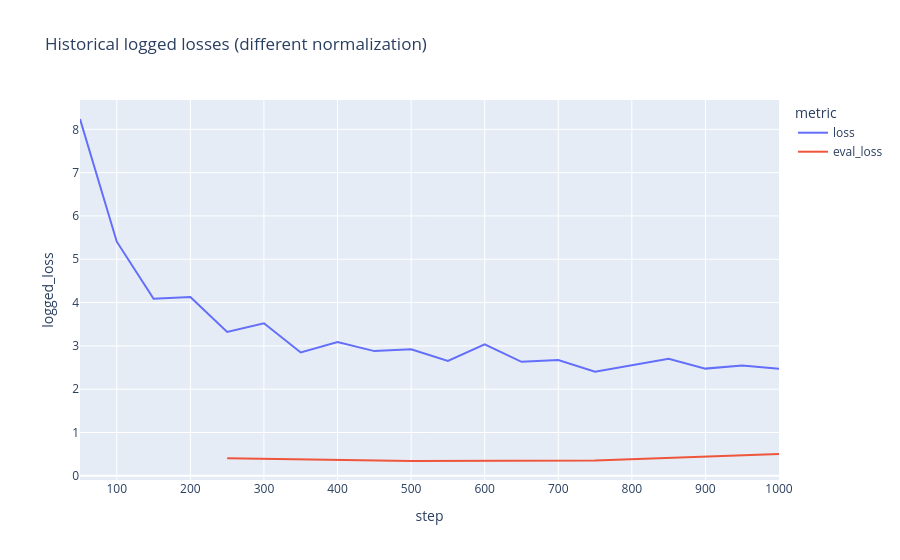
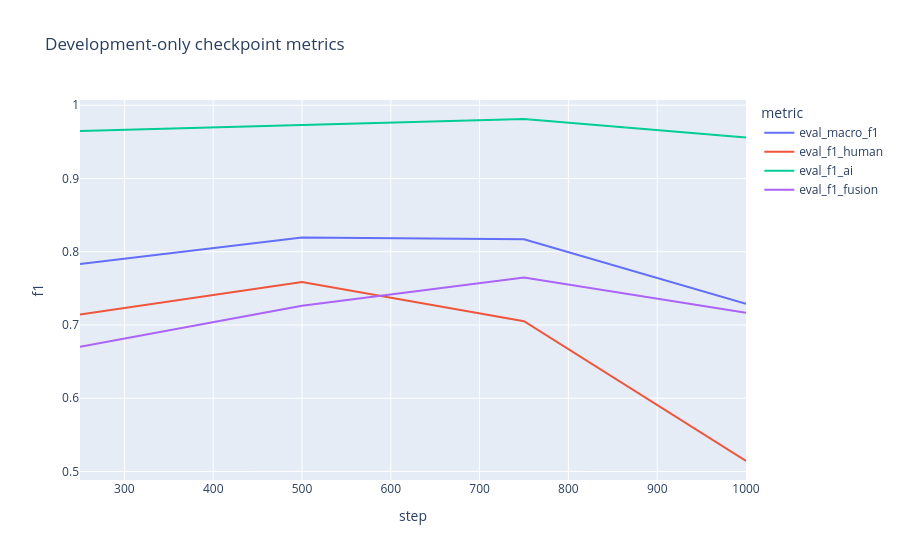
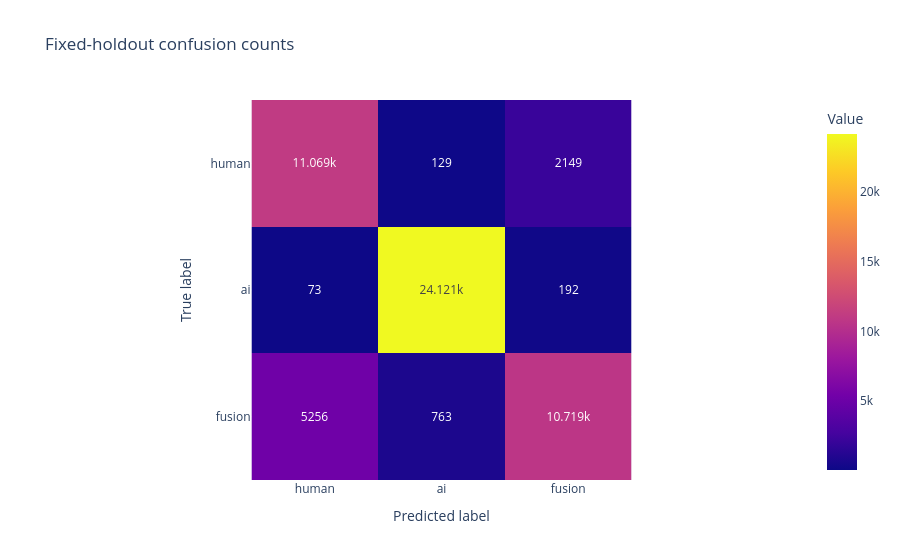
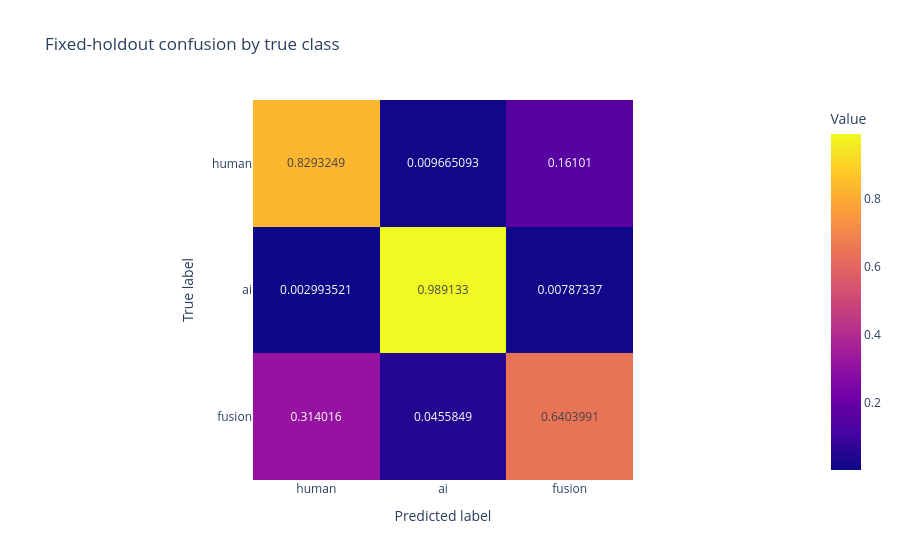

The notebook cell these images were saved under, in order:
### Markdown cell above
## 05 · Training stability and class confusion

**Question.** Does development loss/F1 indicate stable fitting, and which mistakes
dominate the selected model's holdout errors? Development metrics choose the
checkpoint; holdout metrics describe its generalization after that choice.
Accuracy and weighted-F1 complement the primary fixed three-class macro-F1.

### Code cell
if RESULTS_DIRECTORY is not None and results is not None:
    events = json.loads((RESULTS_DIRECTORY / "history.json").read_text())["events"]
    history = pl.from_dicts(events, infer_schema_length=None)
    loss_columns = [name for name in ["loss", "eval_loss"] if name in history.columns]
    if loss_columns:
        loss = (
            history.select("step", *loss_columns)
            .unpivot(index="step", variable_name="metric", value_name="logged_loss")
            .drop_nulls()
        )
        display(
            px.line(
                loss,
                x="step",
                y="logged_loss",
                color="metric",
                title="Historical logged losses (different normalization)",
            )
        )
    score_columns = [name for name in history.columns if name.startswith("eval_f1_")]
    if "eval_macro_f1" in history.columns:
        score_columns.insert(0, "eval_macro_f1")
    if score_columns:
        scores = (
            history.select("step", *score_columns)
            .unpivot(index="step", variable_name="metric", value_name="f1")
            .drop_nulls()
        )
        display(
            px.line(
                scores,
                x="step",
                y="f1",
                color="metric",
                title="Development-only checkpoint metrics",
            )
        )
    for key, title in [
        ("confusion_matrix", "Fixed-holdout confusion counts"),
        ("row_normalized_confusion_matrix", "Fixed-holdout confusion by true class"),
    ]:
        display(
            px.imshow(
                results[key],
                x=list(LABELS),
                y=list(LABELS),
                text_auto=True,
                title=title,
                labels={"x": "Predicted label", "y": "True label", "color": "Value"},
            )
        )

### Figure 1 — Plotly figure (JSON) as saved in the notebook; plotly's stock layout.template omitted (floating-point values rounded to 4 significant figures)
{"data": [{"hovertemplate": "metric=loss<br>step=%{x}<br>logged_loss=%{y}<extra></extra>", "legendgroup": "loss", "line": {"color": "#636efa", "dash": "solid"}, "marker": {"symbol": "circle"}, "mode": "lines", "name": "loss", "orientation": "v", "showlegend": true, "type": "scatter", "x": [50, 100, 150, 200, 250, 300, 350, 400, 450, 500, 550, 600, 650, 700, 750, 800, 850, 900, 950, 1000], "xaxis": "x", "y": [8.238, 5.406, 4.089, 4.129, 3.322, 3.521, 2.848, 3.089, 2.88, 2.922, 2.652, 3.034, 2.632, 2.673, 2.404, 2.555, 2.701, 2.475, 2.545, 2.474], "yaxis": "y"}, {"hovertemplate": "metric=eval_loss<br>step=%{x}<br>logged_loss=%{y}<extra></extra>", "legendgroup": "eval_loss", "line": {"color": "#EF553B", "dash": "solid"}, "marker": {"symbol": "circle"}, "mode": "lines", "name": "eval_loss", "orientation": "v", "showlegend": true, "type": "scatter", "x": [250, 500, 750, 1000], "xaxis": "x", "y": [0.4078, 0.342, 0.3512, 0.5014], "yaxis": "y"}], "layout": {"legend": {"title": {"text": "metric"}, "tracegroupgap": 0}, "title": {"text": "Historical logged losses (different normalization)"}, "xaxis": {"anchor": "y", "domain": [0.0, 1.0], "title": {"text": "step"}}, "yaxis": {"anchor": "x", "domain": [0.0, 1.0], "title": {"text": "logged_loss"}}}}

### Figure 2 — Plotly figure (JSON) as saved in the notebook; plotly's stock layout.template omitted (floating-point values rounded to 4 significant figures)
{"data": [{"hovertemplate": "metric=eval_macro_f1<br>step=%{x}<br>f1=%{y}<extra></extra>", "legendgroup": "eval_macro_f1", "line": {"color": "#636efa", "dash": "solid"}, "marker": {"symbol": "circle"}, "mode": "lines", "name": "eval_macro_f1", "orientation": "v", "showlegend": true, "type": "scatter", "x": [250, 500, 750, 1000], "xaxis": "x", "y": [0.7832, 0.8194, 0.817, 0.729], "yaxis": "y"}, {"hovertemplate": "metric=eval_f1_human<br>step=%{x}<br>f1=%{y}<extra></extra>", "legendgroup": "eval_f1_human", "line": {"color": "#EF553B", "dash": "solid"}, "marker": {"symbol": "circle"}, "mode": "lines", "name": "eval_f1_human", "orientation": "v", "showlegend": true, "type": "scatter", "x": [250, 500, 750, 1000], "xaxis": "x", "y": [0.7144, 0.7586, 0.7051, 0.5143], "yaxis": "y"}, {"hovertemplate": "metric=eval_f1_ai<br>step=%{x}<br>f1=%{y}<extra></extra>", "legendgroup": "eval_f1_ai", "line": {"color": "#00cc96", "dash": "solid"}, "marker": {"symbol": "circle"}, "mode": "lines", "name": "eval_f1_ai", "orientation": "v", "showlegend": true, "type": "scatter", "x": [250, 500, 750, 1000], "xaxis": "x", "y": [0.9649, 0.9735, 0.9812, 0.9561], "yaxis": "y"}, {"hovertemplate": "metric=eval_f1_fusion<br>step=%{x}<br>f1=%{y}<extra></extra>", "legendgroup": "eval_f1_fusion", "line": {"color": "#ab63fa", "dash": "solid"}, "marker": {"symbol": "circle"}, "mode": "lines", "name": "eval_f1_fusion", "orientation": "v", "showlegend": true, "type": "scatter", "x": [250, 500, 750, 1000], "xaxis": "x", "y": [0.6704, 0.7261, 0.7648, 0.7166], "yaxis": "y"}], "layout": {"legend": {"title": {"text": "metric"}, "tracegroupgap": 0}, "title": {"text": "Development-only checkpoint metrics"}, "xaxis": {"anchor": "y", "domain": [0.0, 1.0], "title": {"text": "step"}}, "yaxis": {"anchor": "x", "domain": [0.0, 1.0], "title": {"text": "f1"}}}}

### Figure 3 — Plotly figure (JSON) as saved in the notebook; plotly's stock layout.template omitted (floating-point values rounded to 4 significant figures)
{"data": [{"coloraxis": "coloraxis", "hovertemplate": "Predicted label: %{x}<br>True label: %{y}<br>Value: %{z}<extra></extra>", "name": "0", "texttemplate": "%{z}", "type": "heatmap", "x": ["human", "ai", "fusion"], "xaxis": "x", "y": ["human", "ai", "fusion"], "yaxis": "y", "z": [[11069, 129, 2149], [73, 24121, 192], [5256, 763, 10719]]}], "layout": {"coloraxis": {"colorbar": {"title": {"text": "Value"}}, "colorscale": [[0.0, "#0d0887"], [0.1111, "#46039f"], [0.2222, "#7201a8"], [0.3333, "#9c179e"], [0.4444, "#bd3786"], [0.5556, "#d8576b"], [0.6667, "#ed7953"], [0.7778, "#fb9f3a"], [0.8889, "#fdca26"], [1.0, "#f0f921"]]}, "title": {"text": "Fixed-holdout confusion counts"}, "xaxis": {"anchor": "y", "constrain": "domain", "domain": [0.0, 1.0], "scaleanchor": "y", "title": {"text": "Predicted label"}}, "yaxis": {"anchor": "x", "autorange": "reversed", "constrain": "domain", "domain": [0.0, 1.0], "title": {"text": "True label"}}}}

### Figure 4 — Plotly figure (JSON) as saved in the notebook; plotly's stock layout.template omitted (floating-point values rounded to 4 significant figures)
{"data": [{"coloraxis": "coloraxis", "hovertemplate": "Predicted label: %{x}<br>True label: %{y}<br>Value: %{z}<extra></extra>", "name": "0", "texttemplate": "%{z}", "type": "heatmap", "x": ["human", "ai", "fusion"], "xaxis": "x", "y": ["human", "ai", "fusion"], "yaxis": "y", "z": [[0.8293, 0.009665, 0.161], [0.002994, 0.9891, 0.007873], [0.314, 0.04558, 0.6404]]}], "layout": {"coloraxis": {"colorbar": {"title": {"text": "Value"}}, "colorscale": [[0.0, "#0d0887"], [0.1111, "#46039f"], [0.2222, "#7201a8"], [0.3333, "#9c179e"], [0.4444, "#bd3786"], [0.5556, "#d8576b"], [0.6667, "#ed7953"], [0.7778, "#fb9f3a"], [0.8889, "#fdca26"], [1.0, "#f0f921"]]}, "title": {"text": "Fixed-holdout confusion by true class"}, "xaxis": {"anchor": "y", "constrain": "domain", "domain": [0.0, 1.0], "scaleanchor": "y", "title": {"text": "Predicted label"}}, "yaxis": {"anchor": "x", "autorange": "reversed", "constrain": "domain", "domain": [0.0, 1.0], "title": {"text": "True label"}}}}
